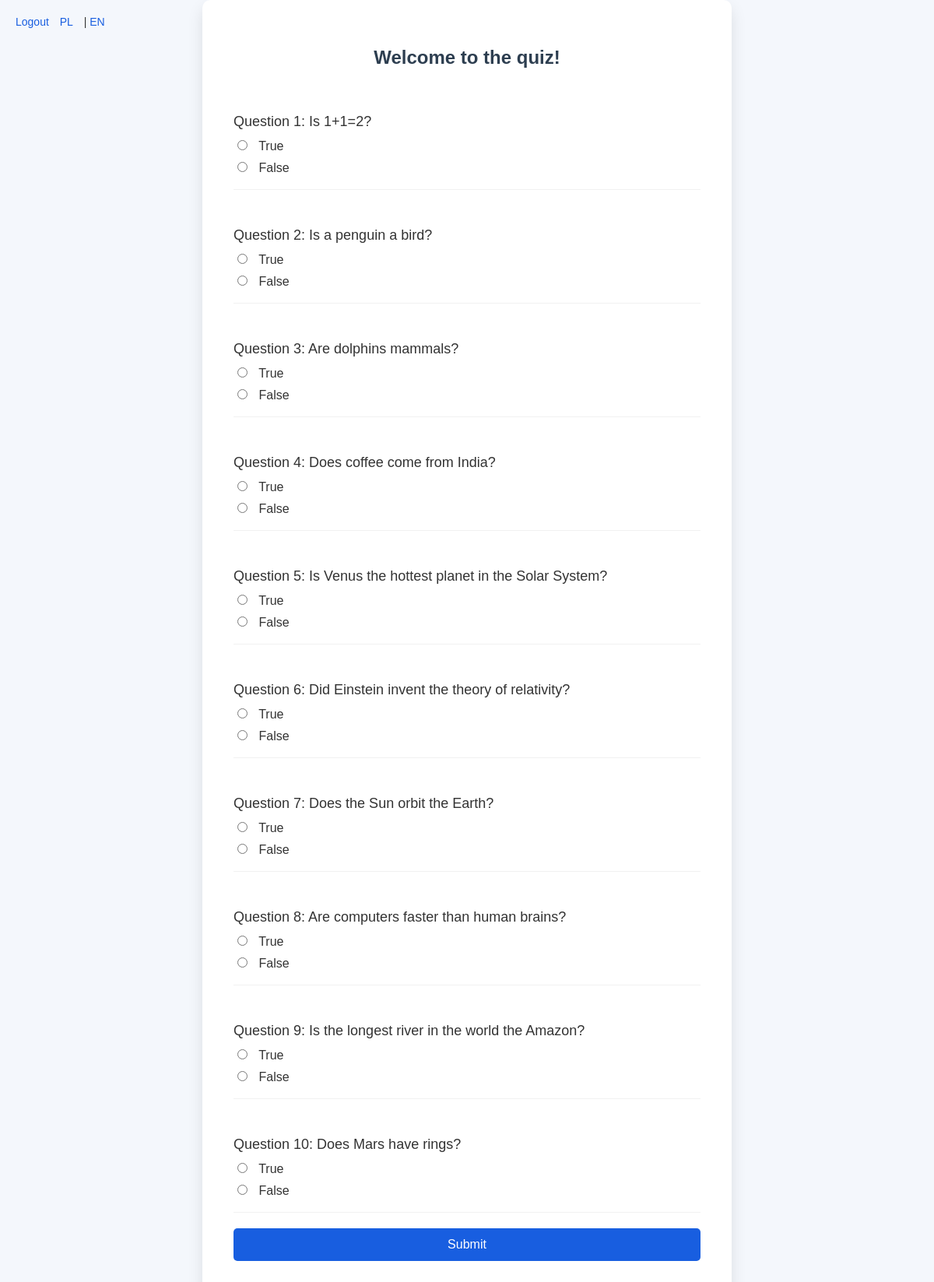
Screenshot of /quiz.php?lang=en (signed in) with the database file from the repository.
### tables this page shows
CREATE TABLE `questions` (
  `id` int(11) NOT NULL,
  `question` mediumtext NOT NULL,
  `correct_answer` tinyint(1) NOT NULL,
  `question_en` text DEFAULT NULL
);

### config.php (called while the page is built, shortened)
<?php
$lang = $_SESSION['lang'] ?? 'pl';
$translations = include "lang_{$lang}.php";
?>

### lang_en.php (called while the page is built, shortened)
<?php
return [
    'register' => 'Register',
    'login' => 'Login',
    'logout' => 'Logout',
    'username' => 'Username',
    'password' => 'Password',
    'submit' => 'Submit',
    'question' => 'Question',
    'true' => 'True',
    'false' => 'False',
    'score' => 'Your score is',
    'error' => 'An error occurred!',
    'welcome' => 'Welcome to the quiz!',
];

### quiz.php (the view, shortened to what this page needs)
<?php
require 'config.php';
$questionColumn = ($lang === 'en') ? 'question_en' : 'question';
$stmt = $pdo->query("SELECT id, $questionColumn AS question, correct_answer FROM questions ORDER BY RAND() LIMIT 10");
$questions = $stmt->fetchAll();
?>
<!DOCTYPE html>
<html lang="en">
<head>
    <link rel="stylesheet" href="quiz_style.css">
</head>
<div class="language-links">
    <a href="logout.php"><?= $translations['logout'] ?></a>
    <a href="?lang=pl">PL</a> | <a href="?lang=en">EN</a>
</div>
<div class="container">
    <h2><?= $translations['welcome'] ?></h2>
    <form method="post">
        <?php foreach ($questions as $index => $question): ?>
            <div class="question-container">
                <p><?= htmlspecialchars($translations['question'], ENT_QUOTES, 'UTF-8') ?> <?= $index + 1 ?>: <?= htmlspecialchars($question['question'], ENT_QUOTES, 'UTF-8') ?></p>
                <label>
                    <input type="radio" name="q<?= $index ?>" value="1" required> <?= $translations['true'] ?>
                </label>
                <label>
                    <input type="radio" name="q<?= $index ?>" value="0" required> <?= $translations['false'] ?>
                </label>
            </div>
        <?php endforeach; ?>
        <button type="submit"><?= $translations['submit'] ?></button>
    </form>
</div>

### quiz_style.css (style rules this page uses)
.container { background-color: #ffffff; padding: 40px; border-radius: 10px; box-shadow: 0 10px 20px rgba(0, 0, 0, 0.1); width: 100%; max-width: 600px; text-align: center; position: relative; }
h2 { margin-bottom: 30px; font-size: 24px; font-weight: 600; color: #2d3e50; }
.language-links { position: absolute; top: 20px; left: 20px; font-size: 14px; }
.language-links a { color: #185ee0; text-decoration: none; margin-right: 10px; }
.question-container { margin-bottom: 20px; text-align: left; padding: 10px 0; border-bottom: 1px solid #f1f1f1; }
.question-container p { font-size: 18px; font-weight: 500; margin-bottom: 10px; }
label { display: block; font-size: 16px; margin: 8px 0; cursor: pointer; }
input[type="radio"] { margin-right: 10px; cursor: pointer; }
button { width: 100%; padding: 12px; background-color: #185ee0; color: white; border: none; border-radius: 5px; font-size: 16px; cursor: pointer; transition: background-color 0.3s ease; }

### rows the page displays
questions: question_en "Is 1+1=2?"
questions: question_en "Is a penguin a bird?"
questions: question_en "Are dolphins mammals?"
questions: question_en "Does coffee come from India?"
questions: question_en "Is Venus the hottest planet in the Solar System?"
questions: question_en "Did Einstein invent the theory of relativity?"
questions: question_en "Does the Sun orbit the Earth?"
questions: question_en "Are computers faster than human brains?"
questions: question_en "Is the longest river in the world the Amazon?"
questions: question_en "Does Mars have rings?"

### other values shown
$translations['logout'] "Logout"
$translations['welcome'] "Welcome to the quiz!"
$translations['submit'] "Submit"
